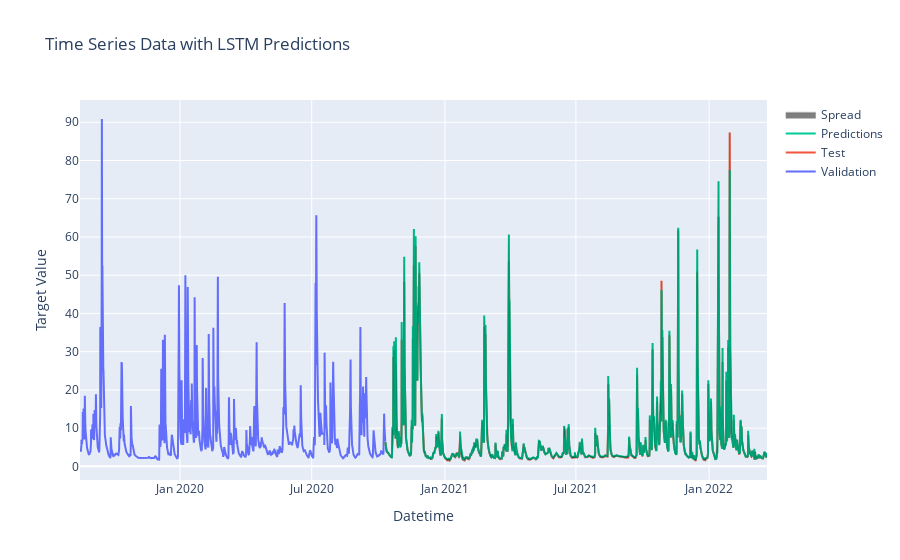

This figure's notebook cell:
### Markdown cell above
# Plotting the data and predictions

### Code cell
for model_dir in model_dirs:
    print(f"Best performing model on experiment: {os.path.basename(model_dir)}")
    rows = []
    best_checkpoints = find_best_checkpoints(model_dir, num_best=1)
    for i, (checkpoint, val_loss, params) in enumerate(best_checkpoints):

        # Load model and weights
        model = create_model(params)
        model = load_model_from_checkpoint(model, checkpoint)

        data_loader = get_dataloader(params)
        plot_pred_actual(
            data_loader,
            model,
            model_name=params["model"],
        )
    break

### Figure 1 — Plotly figure (JSON) as saved in the notebook; plotly's stock layout.template omitted (floating-point values rounded to 4 significant figures; data arrays with more than 128 entries replaced by an {"elided": "..."} marker saying what was removed)
{"data": [{"mode": "lines", "name": "Validation", "type": "scatter", "x": {"elided": "10124 str values"}, "y": {"elided": "10124 float values"}}, {"mode": "lines", "name": "Test", "type": "scatter", "x": {"elided": "12656 str values"}, "y": {"elided": "12656 float values"}}, {"mode": "lines", "name": "Predictions", "type": "scatter", "x": {"elided": "12656 str values"}, "y": {"elided": "12656 float values"}}, {"line": {"color": "rgba(0, 0, 0, 0.1)"}, "mode": "lines", "showlegend": false, "type": "scatter", "x": {"elided": "12656 str values"}, "y": {"elided": "12656 float values"}}, {"fill": "tonexty", "line": {"color": "rgba(0, 0, 0, 0.1)"}, "mode": "lines", "name": "Spread", "type": "scatter", "x": {"elided": "12656 str values"}, "y": {"elided": "12656 float values"}}], "layout": {"title": {"text": "Time Series Data with LSTM Predictions"}, "xaxis": {"title": {"text": "Datetime"}}, "yaxis": {"title": {"text": "Target Value"}}}}
